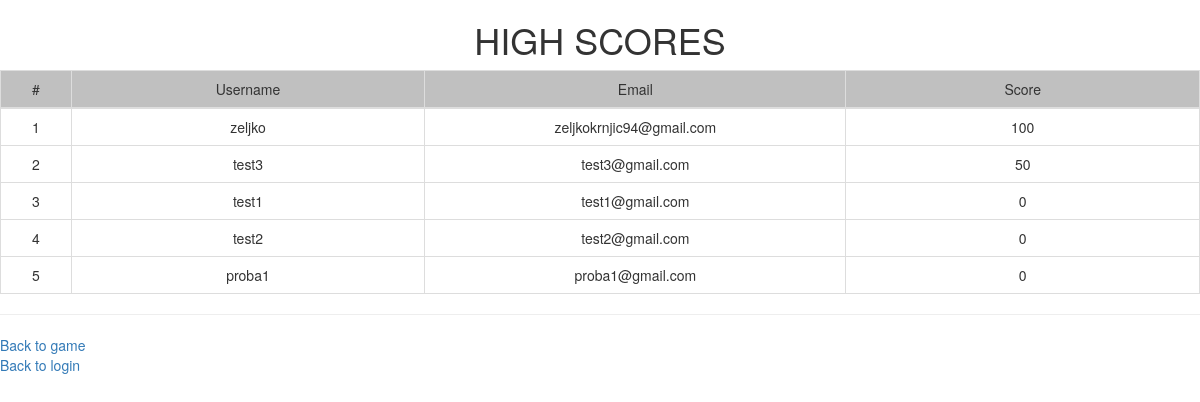
Screenshot of /high_scores.php with the database file from the repository.
### tables this page shows
CREATE TABLE `user` (
  `id` int(11) NOT NULL,
  `username` varchar(255) DEFAULT NULL,
  `password` varchar(255) DEFAULT NULL,
  `score` int(11) DEFAULT NULL,
  `email` varchar(255) NOT NULL
);

### DB.php (called while the page is built, shortened)
<?php
class DB
{
	private $conn;
	private $result = NULL;
	public function DB($name, $server, $user, $password)
	{
		$this->dbName = $name;
		$this->server = $server;
		try
		{
			$this->conn = new PDO("mysql: host=$this->server;dbname=$this->dbName;charset=utf8;", "root", "");
		}catch(PDOException $e)
		{
			echo "ERROR: " . $e->getMessage() . "</br>";
		}
	}
	public function Query($sql, $params = [])
	{
			$this->query = $this->conn->prepare($sql);
			$this->query->execute();
			$this->result = $this->query->fetchAll();
			return $this->result;
	}
	public function getResult(){ return $this->result; }
}

### high_scores.php (the view, shortened to what this page needs)
<?php
include_once('DB.php');
class User
{
	private $username;
	private $score;
	private $email;
	public function __construct($username, $email, $score)
	{
		$this->username = $username;
		$this->email = $email;
		$this->score = $score;
	}
	public function getUsername(){return $this->username; }
	public function getEmail(){return $this->email; }
	public function getScore(){return $this->score; }
	public static function getAll()
	{
		$db = new DB("hackathon_vjezba", "localhost", "root", "");
		$db->Query("SELECT * FROM user ORDER BY score DESC", []);
		$result = [];
		foreach ($db->getResult() as $user) {
			$novi = new User($user['username'], $user['email'], $user['score']);
			array_push($result, $novi);
		}
		return $result;
	}
}
$users = User::getAll();
?>
<!DOCTYPE html>
<html>
<head>
	  <link rel="stylesheet" href="http://maxcdn.bootstrapcdn.com/bootstrap/3.3.6/css/bootstrap.min.css">
</head>
<body>
<h1 align="center">HIGH SCORES</h1>
	<table border="1px" cellpadding="0" cellspacing="0" align="center" id="highScoreTable" class="table table-bordered">
		<thead align="center" style="background-color: silver;">
			<td width="30px">#</td>
			<td width="150px">Username</td>
			<td width="150px">Email</td>
			<td width="150px">Score</td>
		</thead>
		<?php
		$counter = 1;
		foreach($users as $user)
		{
			echo "<tr align='center'>";
				echo "<td>" . $counter . "</td>";
				echo "<td>" . $user->getUsername() . "</td>";
				echo "<td>" . $user->getEmail() . "</td>";
				echo "<td>" . $user->getScore() . "</td>";
			echo "</tr>";
			$counter++;
		}
		?>
	</table>
	<hr>
	<a href="start_game.php">Back to game</a></br>
	<a href="login.php">Back to login</a>
</body>
</html>

### rows the page displays
user: username "zeljko", email "zeljkokrnjic94@gmail.com", score "100"
user: username "test3", email "test3@gmail.com", score "50"
user: username "test1", email "test1@gmail.com", score "0"
user: username "test2", email "test2@gmail.com", score "0"
user: username "proba1", email "proba1@gmail.com", score "0"
